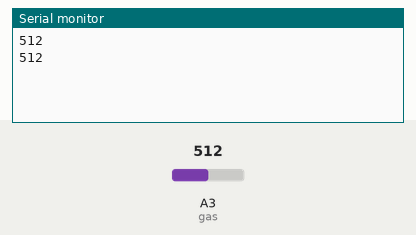
Recording of a sketch running on a simulated Arduino Uno, built with avr-gcc and run on an emulated ATmega328P. Shown: the last lines printed to the serial monitor. Inputs (shaded band) come from the test bench; at power-on: A3 (gas) = 512.

Above: at 1.8 s.
1.9 s: A3 (gas) set to 716
At 2.8 s:
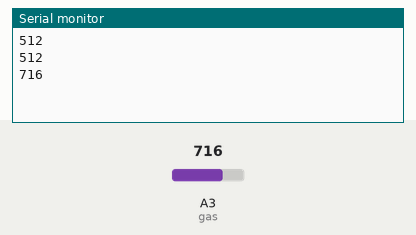
3.4 s: A3 (gas) set to 900
At 4.6 s:
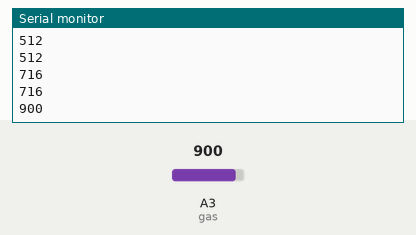
Timing chart, 0 to 6.4 s (numbered marks = the images above; inputs shaded):
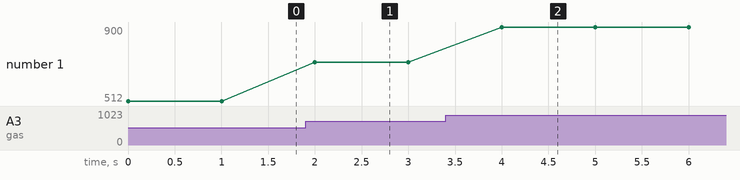

The sketch:

Gas.ino
```cpp
int gas=A3;
void setup() {
  pinMode(gas,INPUT);
  Serial.begin(9600);
}

void loop() {
  int data=analogRead(gas);
  Serial.println(data);
  delay(1000);
}
```

Measured:
- after the input at 1.9 s, the serial monitor: prints a new line after 0.10 s (image 1)
- after the input at 3.4 s, the serial monitor: prints a new line after 0.60 s (image 2)
- plotted number 1: 512 → 716 after the input at 1.9 s, 716 → 900 after the input at 3.4 s
